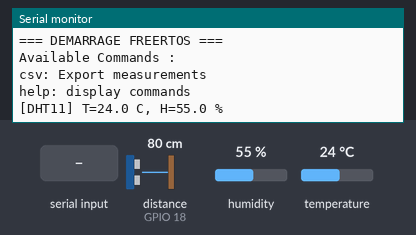
A program run on a simulated ESP32. Parts: the last lines printed to the serial monitor. Wiring (inferred from the names in the program): ultrasonic range finder: trigger GPIO 5; echo GPIO 18. The test bench sets the inputs (shaded band); at power-on: distance to the obstacle (sensor on GPIO 18) 80 cm, humidity 55 %, temperature 24 °C. The echo pulse lasts 58.3 µs per cm.

Above: at 2.2 s.
2.3 s: "help\n" received over Serial
At 3.5 s:
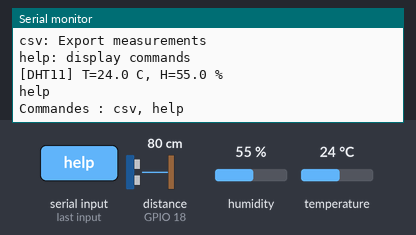
3.8 s: "csv\n" received over Serial
At 4.9 s:
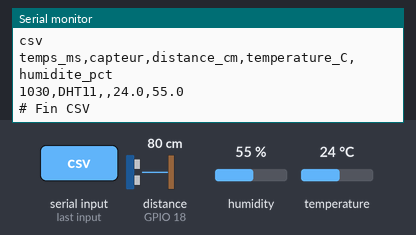
5.3 s: "1\n" received over Serial
At 5.9 s:
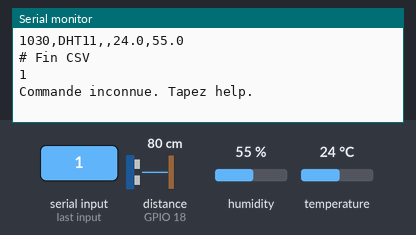
6.8 s: distance to the obstacle (sensor on GPIO 18) set to 2 cm
At 7.8 s:
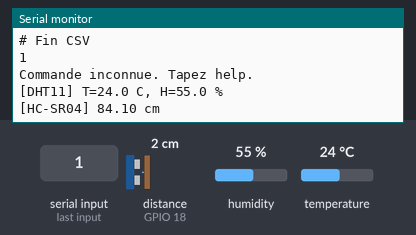
8.3 s: humidity set to 22 %
9.8 s: temperature set to 12 °C
At 12.0 s:
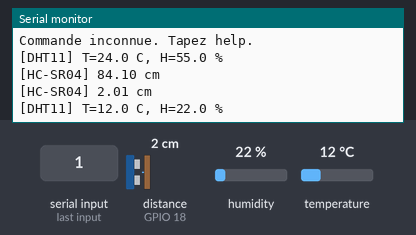

Measured:
- after the input at 2.3 s, the serial monitor: prints a new line at once (image 1)
- after the input at 3.8 s, the serial monitor: prints a new line at once (image 2)
- after the input at 5.3 s, the serial monitor: prints a new line at once (image 3)
- after the input at 9.8 s, the serial monitor: prints a new line after 1.3 s (image 5)

The program:

main.cpp
```cpp
#include <Arduino.h>
#include <DHT.h>

// Sensor Pins // Broches des capteurs
#define TRIG_PIN 5
#define ECHO_PIN 18
#define DHT_PIN 15
#define DHT_TYPE DHT11

DHT dht(DHT_PIN, DHT_TYPE);

// Type of measurement sent to the queue // Type de mesure envoyée dans la queue
enum TypeCapteur : uint8_t {
    ULTRASON,
    TEMPERATURE_HUMIDITE
};

// Message passed between tasks // Message transmis entre les tâches
struct Mesure {
    uint32_t tempsMs;
    TypeCapteur type;
    float distance;
    float temperature;
    float humidite;
};

//  Queue shared among tasks //Queue partagée entre les tâches
QueueHandle_t fileMesures = nullptr;

// Task 1: Ultrasonic Sensor //Tâche 1 : capteur ultrasonique
void tacheUltrason(void *parameter) {
    pinMode(TRIG_PIN, OUTPUT); // ici on etablie une communication entre Esp et le capteur.et out pour que l esp puisse lui permetrre de recevoir les donn'ees
    pinMode(ECHO_PIN, INPUT); // configure le role de la broche(pin mode) l'esp 32 doit lire le signal entrant
    digitalWrite(TRIG_PIN, LOW);

    while (true) {
        digitalWrite(TRIG_PIN, LOW);
        delayMicroseconds(2);
        digitalWrite(TRIG_PIN, HIGH);
        delayMicroseconds(10);
        digitalWrite(TRIG_PIN, LOW);

        unsigned long duree = pulseIn(ECHO_PIN, HIGH, 30000);

        if (duree != 0) {
            Mesure m = {};
            m.tempsMs = millis();
            m.type = ULTRASON;
            m.distance = duree * 0.0343f / 2.0f;

            // Send the measurement to the queue // Envoyer la mesure dans la queue
            xQueueSend(fileMesures, &m, 0);
        }

        vTaskDelay(pdMS_TO_TICKS(5000));
    }
}

// Task 2: DHT11 Sensor // Tâche 2 : capteur DHT11
void tacheDHT(void *parameter) {
    dht.begin();

    while (true) {
        float temperature = dht.readTemperature();
        float humidite = dht.readHumidity();

        if (!isnan(temperature) && !isnan(humidite)) {
            Mesure m = {};
            m.tempsMs = millis();
            m.type = TEMPERATURE_HUMIDITE;
            m.temperature = temperature;
            m.humidite = humidite;

            // Send the measurement to the queue //Envoyer la mesure dans la queue
            xQueueSend(fileMesures, &m, 0);
        }

        vTaskDelay(pdMS_TO_TICKS(5000));
    }
}

// Task 3: Serial Communication and Local Storage // Tâche 3 : communication série et stockage local

void tacheCommunication(void *parameter) {
    static Mesure historique[100];
    size_t nombreMesures = 0;
    size_t prochainePosition = 0;
    String commande = "";

    Serial.println("Available Commands :");
    Serial.println("csv: Export measurements");
    Serial.println("help: display commands");

    while (true) {
        Mesure m;

        if (xQueueReceive(fileMesures, &m, pdMS_TO_TICKS(100)) == pdPASS) {
            historique[prochainePosition] = m;
            prochainePosition = (prochainePosition + 1) % 100;

            if (nombreMesures < 100) {
                nombreMesures++;
            }

            if (m.type == ULTRASON) {
                Serial.print("[HC-SR04] ");
                Serial.print(m.distance, 2);
                Serial.println(" cm");
            } else {
                Serial.print("[DHT11] T=");
                Serial.print(m.temperature, 1);
                Serial.print(" C, H=");
                Serial.print(m.humidite, 1);
                Serial.println(" %");
            }
        }

        // Read characters received on the serial port // Lire les caractères reçus sur le port série
        while (Serial.available() > 0) {
            char caractere = Serial.read();

            if(caractere != '\n' && caractere != '\r'){
                Serial.print(caractere);
            }

            if (caractere == '\n' || caractere == '\r') {
                Serial.println();
                commande.trim();

                if (commande.equalsIgnoreCase("help")) {
                    Serial.println("Commandes : csv, help");
                } else if (commande.equalsIgnoreCase("csv")) {
                    Serial.println( "temps_ms,capteur,distance_cm,temperature_C,humidite_pct" );

                    size_t debut =(prochainePosition + 100 - nombreMesures) % 100;

                    for (size_t i = 0; i < nombreMesures; i++) {
                        const Mesure &r = historique[(debut + i) % 100];

                        Serial.print(r.tempsMs);
                        Serial.print(",");

                        if (r.type == ULTRASON) {
                            Serial.print("HC-SR04,");
                            Serial.print(r.distance, 2);
                            Serial.println(",,");
                        } else {
                            Serial.print("DHT11,,");
                            Serial.print(r.temperature, 1);
                            Serial.print(",");
                            Serial.println(r.humidite, 1);
                        }
                    }
                    Serial.println("# Fin CSV");
                } else if (commande.length() > 0) {
                    Serial.println("Commande inconnue. Tapez help.");
                }

                commande = "";
            } else{
                if(commande.length() < 20){
                    commande = commande + caractere;
                }
            }
        }
    }
}

void setup() {
    Serial.begin(115200);
    Serial.setTimeout(50);
    delay(1000);

    Serial.println("=== DEMARRAGE FREERTOS ===");

    // Create a queue of 20 messages // Créer une queue de 20 messages
    fileMesures = xQueueCreate(20, sizeof(Mesure));

    if (fileMesures == nullptr) {
        Serial.println("ERROR: Unable to create the queue");
        while (true) {
            delay(1000);
        }
    }

    // Créer les trois tâches // Create the three tasks
    BaseType_t resultat1 = xTaskCreate( tacheUltrason, "TacheUltrason", 4096, nullptr, 1, nullptr );

    BaseType_t resultat2 = xTaskCreate( tacheDHT, "TacheDHT", 4096,nullptr, 1, nullptr );

    BaseType_t resultat3 = xTaskCreate( tacheCommunication, "TacheCommunication", 6144, nullptr, 1, nullptr );

    if (resultat1 != pdPASS ||resultat2 != pdPASS || resultat3 != pdPASS) // if not all tasks have been created correctly
     {
        Serial.println("ERREUR : creation d'une tache impossible");
    }
}

void loop() {
    vTaskDelay(pdMS_TO_TICKS(1000));
}
```
